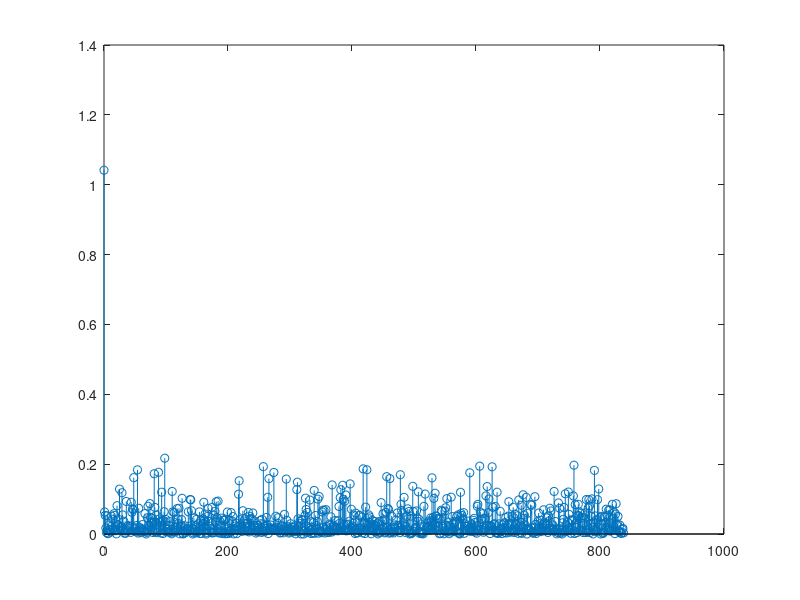
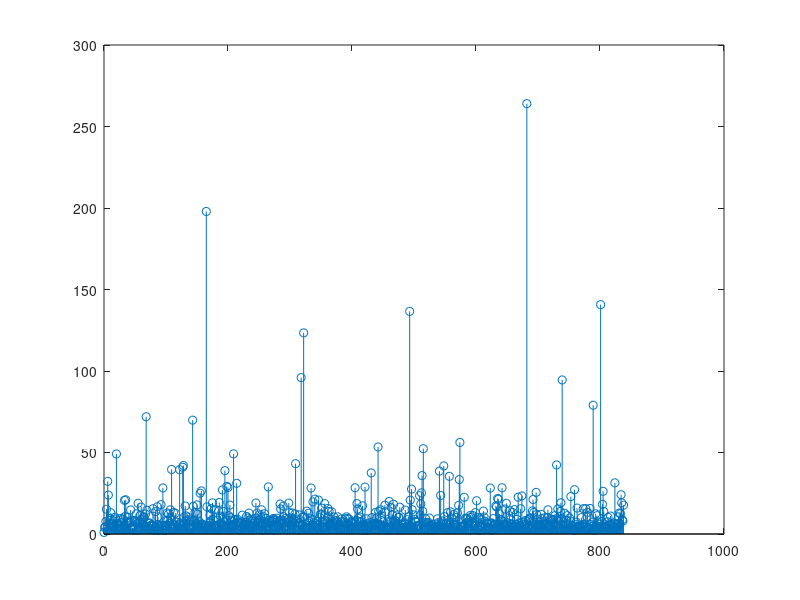

These figures' MATLAB source, in order:
clear all;clc;close all;

% ------- Definitions -------
u = 129;
Nzc = 839;
NIFFT = 2048;
NIDFT = 24576;
NSUBFRAME = 30720;
Ncp = 3168;
NG = 2976;
v = [0 10 20];
Ncs = 13;
position = mod(Nzc-v.*Ncs,Nzc) + 1; % position of the start of the window. Plus one to correct address matlab vectors.

K = 1; % Number of Tranmitters, i.e., UEs or number of single-antenna terminals.

prach_offset = 10;

signal = complex(0,0)*zeros(1,NIFFT);
xuv = complex(0,0)*zeros(1,Nzc);

preambles = complex(zeros(K,NSUBFRAME),zeros(K,NSUBFRAME));

show_figures = false;

% ------- Generate Root Zadoff-Chu sequence. -------
n = [0:1:(Nzc-1)];
xu_root = exp(-1i*(pi*u.*n.*(n+1))./Nzc);

%% ****************************** PRACH Transmission ******************************
for i=1:1:K
    
    % ------- Apply Cyclic Shift to Root Zadoff-Chu sequence. -------
    Cv = v(i)*Ncs;
    xuv = xu_root(mod((n+Cv),Nzc)+1);
    
    % ------- Apply DFT to the Preamble. -------
    Xuv = fft(xuv,Nzc);
    
    % ------- Subcarrier Mapping. -------
    bb_signal = [complex(zeros(1,prach_offset),zeros(1,prach_offset)), Xuv, complex(zeros(1,NIDFT-prach_offset-Nzc),zeros(1,NIDFT-prach_offset-Nzc))];
    
    % ------- Apply IDFT to the Baseband Signal. -------
    prach = ifft(bb_signal,NIDFT);
    
    % ------- Add CP. -------
    prach_cp = [prach(NIDFT-Ncp+1:NIDFT), prach];
    
    % ------- Add Guard-time (GT) interval. -------
    y = [prach_cp, zeros(1,NG)];
    
    if(show_figures)
        figure(4);
        stem(0:1:NIDFT-1,abs(fft(y(Ncp+1:NIDFT+Ncp),NIDFT)));
        title('Transmitted PRACH signal.');
    end
    
    preambles(i,:) = y;
      
end

%% *************************** Multipath Rayleigh Channel ***************************
% delay_zcorr1 = 1;
% delay1 = delay_zcorr1*30;
% 
% h110 = 0.5 + 1i*0.8;
% h120 = 0.7 - 1i*0.3;
% h130 = 0.1 - 1i*0.4;
% 
% h111 = 0.2 + 1i*0.2;
% h121 = 0.4 + 1i*0.6;
% h131 = 0.6 - 1i*0.4;
% 
% energy0 = (abs(h110).^2 + abs(h120).^2 + abs(h130).^2) / 3;
% normalization_factor0 = 1/sqrt(energy0);
% 
% energy1 = (abs(h111).^2 + abs(h121).^2 + abs(h131).^2) / 3;
% normalization_factor1 = 1/sqrt(energy1);
% 
% h110 = h110*normalization_factor0;
% h120 = h120*normalization_factor0;
% h130 = h130*normalization_factor0;
% 
% h111 = h111*normalization_factor1;
% h121 = h121*normalization_factor1;
% h131 = h131*normalization_factor1;
% 
% energy0 = (abs(h110).^2 + abs(h120).^2 + abs(h130).^2) / 3;
% energy1 = (abs(h111).^2 + abs(h121).^2 + abs(h131).^2) / 3;
% 
% % h110 = 1;
% % h120 = 1;
% % h130 = 1;
% % 
% % h111 = 1;
% % h121 = 1;
% % h131 = 1;
% 
% if(delay1 > 0)
%     delayed_preambles = (h111*[complex(zeros(1,delay1),zeros(1,delay1)), preambles(1,1:end-delay1)]) + (h121*[complex(zeros(1,delay1),zeros(1,delay1)), preambles(2,1:end-delay1)]) + (h131*[complex(zeros(1,delay1),zeros(1,delay1)), preambles(3,1:end-delay1)]);  
%     los_signal = (h110*preambles(1,:) + h120*preambles(2,:) + h130*preambles(3,:)); % line of sight.
%     %delayed_preambles = (1*[complex(zeros(1,delay1),zeros(1,delay1)), preambles(1,1:end-delay1)]) + (1*[complex(zeros(1,delay1),zeros(1,delay1)), preambles(2,1:end-delay1)]);  
%     %los_signal = (1*preambles(1,:) + 1*preambles(2,:)); % line of sight.  
%     y_channel = los_signal + delayed_preambles;   
% else
%     y_channel = h110*preambles(1,:) + h120*preambles(2,:) + h130*preambles(3,:);
% end


delay_zcorr1 = 0;
delay1 = delay_zcorr1*30;

h110 = 0.5 + 1i*0.8;
h111 = 0.2 + 1i*0.2;

if(delay1 > 0)
    delayed_preambles = h111*[complex(zeros(1,delay1),zeros(1,delay1)), preambles(1,1:end-delay1)];
else
    delayed_preambles = complex(zeros(1,NSUBFRAME),zeros(1,NSUBFRAME));
end
direct_preambles = h110*preambles(1,:);
y_channel = direct_preambles + delayed_preambles;

snr = 0;
rx = awgn(y_channel, snr, 0);

%rx = y_channel;

% if(1)
%     y_channel = complex(zeros(1,NSUBFRAME),zeros(1,NSUBFRAME));
%     for kk=1:1:K
%         y_channel = y_channel + preambles(kk,:);
%     end
%     
%     % Create a local random stream to be used by random number generators for repeatability.
%     hStr = RandStream('mt19937ar');
%     
%     % Add channel noise power to faded data.
%     snr = 0;
%     %rx = awgn(y_channel, snr, 0, hStr);
%     rx = awgn(y_channel, snr, 0);
% else
%     y_channel = complex(zeros(1,NSUBFRAME),zeros(1,NSUBFRAME));
%     for kk=1:1:K
%         y_channel = y_channel + preambles(kk,:);
%     end
%     rx = y_channel;
% end

%% ****************************** PRACH Reception ******************************

% ------- CP and GT Removal. -------
rec_signal = rx(Ncp+1:NIDFT+Ncp);

if(show_figures)
    figure(5);
    stem(0:1:NIDFT-1,abs(fft(rec_signal,NIDFT)));
    title('Received base-band signal');
end

% ------- Apply DFT to received signal. -------
rec_fft = fft(rec_signal,NIDFT);

% ------- Sub-carrier de-mapping. -------
rec_Xuv = rec_fft(prach_offset+1:prach_offset+Nzc);

% ------- Apply DFT to Root Zadoff-Chu sequence. -------
Xu_root = fft(xu_root, Nzc);

% ------- Multiply Local Zadoff-Chu root sequence by received sequence. -------
conj_Xu_root = conj(Xu_root);
multiplied_sequences = (rec_Xuv.*conj_Xu_root);

% ------- Squared modulus used for peak detection. -------
NIFFT_CORR = 839;
zu = ifft(multiplied_sequences,NIFFT_CORR)/Nzc;

if(0)
    for kk=1:1:K
        aux = zu(position(kk)) - complex(1,0);
        zu(position(kk)) = zu(position(kk)) - aux;
        if(delay_zcorr1 > 0)
            aux = zu(position(kk)+delay_zcorr1) - complex(1,0);
            zu(position(kk)+delay_zcorr1) = zu(position(kk)+delay_zcorr1) - aux;            
        end
    end
end

pdp_freq_adjusted = zu;

%% --------------------------------------------------------------------------
if(0) % Apenas um pico por vez
    PDP_ADJUST_FACTOR_0 = 1;%0.977180705809313 + 0.003166526587357i; % delay 0    
    PDP_ADJUST_FACTOR_1 = 0.989338652615384 + 0.152095818347174i; % delay 1   
    PDP_ADJUST_FACTOR_2 = 0.957498745916891 + 0.301528270811912i; % delay 2
    PDP_ADJUST_FACTOR_3 = 0.904911629047376 + 0.445660126688108i; % delay 3
    PDP_ADJUST_FACTOR_10 = 0.050047412688511 + 1.101839958815881i; % delay 10
    PDP_ADJUST_FACTOR_13 = -0.473961715008805 + 1.083869828182508i; % delay 13
    
    pdp_freq_adjusted(position(1)) = PDP_ADJUST_FACTOR_0*pdp_freq_adjusted(position(1));
    pdp_freq_adjusted(position(2)) = PDP_ADJUST_FACTOR_0*pdp_freq_adjusted(position(2));
    pdp_freq_adjusted(position(3)) = PDP_ADJUST_FACTOR_0*pdp_freq_adjusted(position(3));
    if(delay1 > 0)
        pdp_freq_adjusted(position(1)+delay_zcorr1) = (PDP_ADJUST_FACTOR_1)*pdp_freq_adjusted(position(1)+delay_zcorr1);
        pdp_freq_adjusted(position(2)+delay_zcorr1) = (PDP_ADJUST_FACTOR_1)*pdp_freq_adjusted(position(2)+delay_zcorr1);
        pdp_freq_adjusted(position(3)+delay_zcorr1) = (PDP_ADJUST_FACTOR_1)*pdp_freq_adjusted(position(3)+delay_zcorr1);
    end
end

%% -------------------------------------------------------------------------
pdp = abs(pdp_freq_adjusted).^2;

figure;
stem(0:1:NIFFT_CORR-1,pdp)
%stem(0:1:NIFFT_CORR-1,pdp_freq_adjusted)

figure;
pdp_freq_adjusted_inv=1./pdp_freq_adjusted;
stem(0:1:NIFFT_CORR-1,abs(pdp_freq_adjusted_inv))

% fprintf(1,'h110: %s - pdp_freq_adjusted(%d): %s - error: %f\n',num2str(h110),position(1),num2str(pdp_freq_adjusted(position(1))),abs(h110-pdp_freq_adjusted(position(1))));
% fprintf(1,'h120: %s - pdp_freq_adjusted(%d): %s - error: %f\n',num2str(h120),position(2),num2str(pdp_freq_adjusted(position(2))),abs(h120-pdp_freq_adjusted(position(2))));
% fprintf(1,'h130: %s - pdp_freq_adjusted(%d): %s - error: %f\n',num2str(h130),position(3),num2str(pdp_freq_adjusted(position(3))),abs(h130-pdp_freq_adjusted(position(3))));
% 
% fprintf(1,'h111: %s - pdp_freq_adjusted(%d): %s - error: %f\n',num2str(h111),(position(1)+delay_zcorr1),num2str(pdp_freq_adjusted(position(1)+delay_zcorr1)),abs(h111-pdp_freq_adjusted(position(1)+delay_zcorr1)));
% fprintf(1,'h121: %s - pdp_freq_adjusted(%d): %s - error: %f\n',num2str(h121),(position(2)+delay_zcorr1),num2str(pdp_freq_adjusted(position(2)+delay_zcorr1)),abs(h121-pdp_freq_adjusted(position(2)+delay_zcorr1)));
% fprintf(1,'h131: %s - pdp_freq_adjusted(%d): %s - error: %f\n',num2str(h131),(position(3)+delay_zcorr1),num2str(pdp_freq_adjusted(position(3)+delay_zcorr1)),abs(h131-pdp_freq_adjusted(position(3)+delay_zcorr1)));
